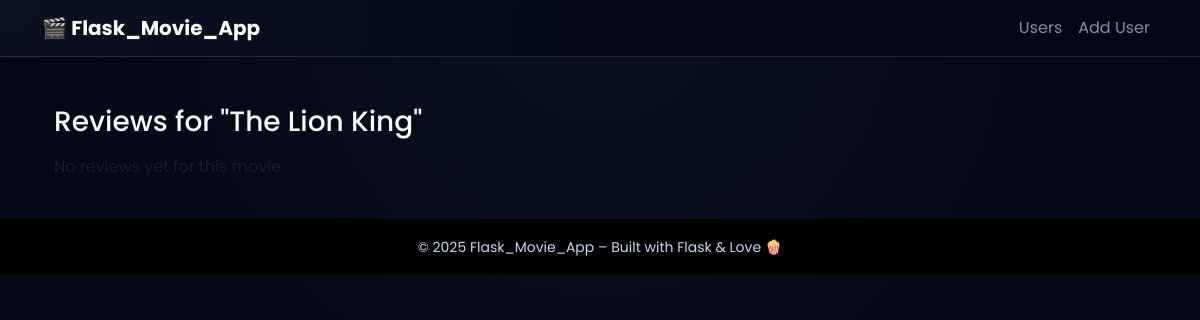
The page /movies/1/reviews on the database as committed earlier.
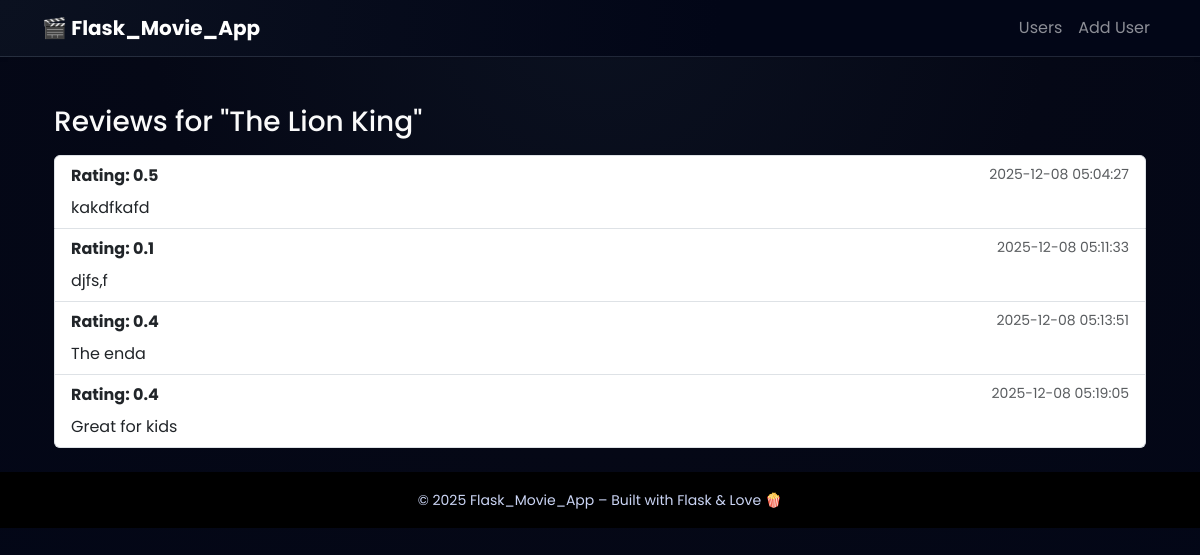
The same page on the database as committed later.
### models.py (models this page shows)
class Movie(db.Model):
    __tablename__ = "movies"
    id = db.Column(db.Integer, primary_key=True)
    name = db.Column(db.String(200), nullable=False)
    director_id = db.Column(db.Integer, db.ForeignKey("directors.id"), nullable=True)
    genre_id = db.Column(db.Integer, db.ForeignKey("genres.id"), nullable=True)
    director_obj = db.relationship("Director", back_populates="movies")
    genre_obj = db.relationship("Genre", back_populates="movies")
    year = db.Column(db.Integer, nullable=False)
    rating = db.Column(db.Float, nullable=False)
    user_id = db.Column(db.Integer, db.ForeignKey("users.id"), nullable=False)
    user = db.relationship("User", back_populates="movies")
    reviews = db.relationship(
        "Review",
        back_populates="movie",
        cascade="all, delete-orphan",
    )

class Review(db.Model):
    __tablename__ = "reviews"
    id = db.Column(db.Integer, primary_key=True)
    user_id = db.Column(db.Integer, db.ForeignKey("users.id"), nullable=False)
    movie_id = db.Column(db.Integer, db.ForeignKey("movies.id"), nullable=False)
    review_text = db.Column(db.String(200), nullable=False)
    rating = db.Column(db.Float, nullable=False)
    created_at = db.Column(db.DateTime, server_default=db.func.now())
    user = db.relationship("User", back_populates="reviews")
    movie = db.relationship("Movie", back_populates="reviews")

### app.py (the view)
@app.route("/movies/<int:movie_id>/reviews")
def movie_reviews(movie_id):
	movie = get_movie_or_404(movie_id)
	reviews = data_manager.get_reviews_for_movie(movie_id)
	return render_template(
	"movie_reviews.html",
					   movie=movie,
					   reviews=reviews,
    )

### app.py (called while the page is built)
def get_movie_or_404(movie_id: int):
	movie = data_manager.get_movie(movie_id)
	if movie is None:
		abort(404)
	return movie

### datamanager/sqlite_data_manager.py (called while the page is built)
    def get_movie(self, movie_id: int) -> Optional[Movie]:
        return self.session.get(Movie, movie_id)

    def _review_to_dict(self, review: Review) -> Dict[str, Any]:
        return {
            "id": review.id,
            "user_id": review.user_id,
            "movie_id": review.movie_id,
            "review_text": review.review_text,
            "rating": review.rating,
            "created_at": review.created_at,
        }

    def get_reviews_for_movie(self, movie_id: int) -> List[Dict[str, Any]]:
        reviews = (
            self.session.query(Review)
            .filter(Review.movie_id == movie_id)
            .all()
        )
        return [self._review_to_dict(r) for r in reviews]

### templates/movie_reviews.html (shortened to what this page needs)
{% extends "base.html" %}
{% block content %}
  <div class="container mt-4">
    <h1 class="h3 mb-3">Reviews for "{{ movie['name'] }}"</h1>
    {% if reviews %}
      <ul class="list-group">
        {% for review in reviews %}
          <li class="list-group-item">
            <div class="d-flex justify-content-between">
              <strong>Rating: {{ review['rating'] }}</strong>
              <small class="text-muted">
                {{ review['created_at'] }}
              </small>
            </div>
            <p class="mb-0 mt-2">{{ review['review_text'] }}</p>
          </li>
        {% endfor %}
      </ul>
    {% else %}
      <p class="text-muted">No reviews yet for this movie.</p>
    {% endif %}
  </div>
{% endblock %}

### templates/base.html (shortened to what this page needs)
<!doctype html>
<html lang="en">
<head>
  <link
    href="https://cdn.jsdelivr.net/npm/bootstrap@5.3.3/dist/css/bootstrap.min.css"
    rel="stylesheet"
  >
  <link rel="stylesheet" href="{{ url_for('static', filename='css/style.css') }}">
</head>
<body>
  <nav class="navbar navbar-expand-lg navbar-dark bg-black shadow-sm">
    <div class="container">
      <a class="navbar-brand fw-bold" href="{{ url_for('index') }}">
        🎬 Flask_Movie_App
      </a>
      <div class="collapse navbar-collapse" id="navbarNav">
        <ul class="navbar-nav ms-auto">
          <li class="nav-item">
            <a class="nav-link" href="{{ url_for('list_users') }}">Users</a>
          </li>
          <li class="nav-item">
            <a class="nav-link" href="{{ url_for('add_user') }}">Add User</a>
          </li>
        </ul>
      </div>
    </div>
  </nav>
  <main class="container py-4">
    {% block content %}{% endblock %}
  </main>
  <footer class="bg-black text-center text-secondary py-3 mt-auto">
    <small>&copy; {{ 2025 }} Flask_Movie_App – Built with Flask & Love 🍿</small>
  </footer>
</body>
</html>

### static/css/style.css (style rules this page uses)
:root { --bg-main: #050816; --bg-card: #111827; --accent: #1d9bf0; --accent-soft: rgba(29, 155, 240, 0.4); }
body { font-family: "Poppins", system-ui, -apple-system, BlinkMacSystemFont, "Segoe UI", sans-serif; background: radial-gradient(circle at top, #0b1120 0, var(--bg-main) 45%, #020617 100%); color: #fafafa; min-height: 100vh; }
.text-secondary { color: #cbd5f5 !important; }
h1, h2, h3, span { color: #fafafa !important; }
.navbar { background: radial-gradient(circle at top left, #0b1120, #020617 60%) !important; border-bottom: 1px solid rgba(148, 163, 184, 0.2); }

Rows that differ between the two databases and show on the page:
added Review: rating "0.5", created_at "2025-12-08 05:04:27", review_text "kakdfkafd"
added Review: rating "0.1", created_at "2025-12-08 05:11:33", review_text "djfs,f"
added Review: rating "0.4", created_at "2025-12-08 05:13:51", review_text "The enda"
added Review: rating "0.4", created_at "2025-12-08 05:19:05", review_text "Great for kids"
Other text that changed with them:
text no longer shown: "No reviews yet for this movie."
